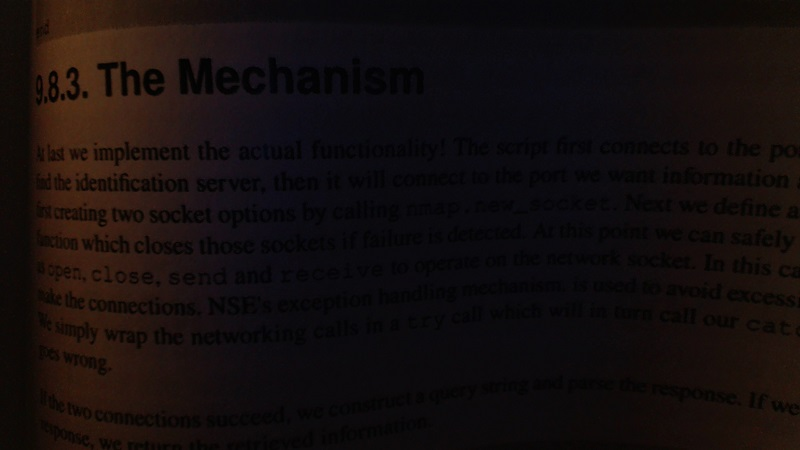
#> input picture figures/bookpage.jpg, 800 x 450 px
$ jupyter execute 8-morphological-transformation.ipynb   (text cells are left out)
#> lines starting #> are read from the running program, lines starting #| are printed output that depends on the picture; after the words box and inside, x2 and y2 are one past the last pixel; in counts of white or black regions, pixels touching at a corner belong together
[cell 1]
import cv2
import numpy as np

[cell 2]
bookread = cv2.imread('figures/bookpage.jpg')
#> bookread is the input picture: shape (450, 800, 3); mean B, G, R 13.4, 13.6, 20.3

[cell 3]
grayscaled = cv2.cvtColor(bookread, cv2.COLOR_BGR2GRAY)
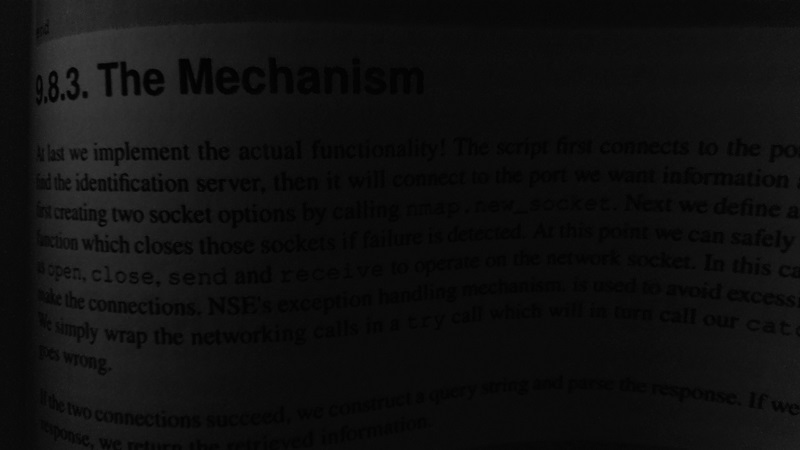
#> grayscaled: shape (450, 800); min 0, max 64, mean 15.6

[cell 4]
gauss = cv2.adaptiveThreshold(grayscaled, 255, cv2.ADAPTIVE_THRESH_GAUSSIAN_C, cv2.THRESH_BINARY, 115, 1)
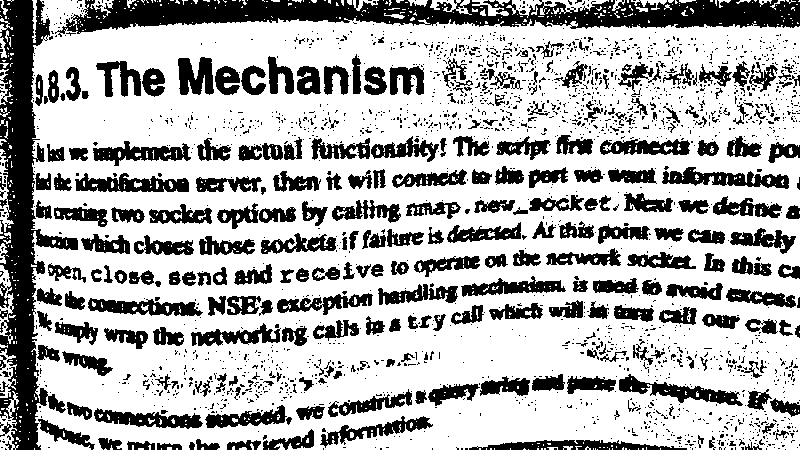
#> gauss: shape (450, 800); 69.3% white; 2145 black regions (1865 under 20 px), largest, box (x1, y1, x2, y2) and area: (55, 0, 800, 37) 14872, (0, 0, 78, 450) 13658, (662, 167, 789, 189) 1363

[cell 5]
gauss_inv = cv2.bitwise_not(gauss)

[cell 6]
cv2.namedWindow('bookread', cv2.WINDOW_NORMAL)
cv2.namedWindow('bookread_grayscaled', cv2.WINDOW_NORMAL)
cv2.namedWindow('bookread_gauss', cv2.WINDOW_NORMAL)
cv2.namedWindow('bookread_gauss_inv', cv2.WINDOW_NORMAL)
cv2.imshow('bookread', bookread)
cv2.imshow('bookread_grayscaled', grayscaled)
cv2.imshow('bookread_gauss', gauss)
cv2.imshow('bookread_gauss_inv', gauss_inv)
cv2.waitKey(0)
cv2.destroyAllWindows()

[cell 7]
kernel = np.ones((2, 2), np.uint8)
print(kernel)

[cell 8]
roi = gauss_inv[0:4, 0:4]
#> roi = [[0, 0, 0, 255], [255, 255, 0, 0], [255, 255, 0, 0], [255, 255, 0, 0]]
print(roi)
#| [[  0   0   0 255]
#|  [255 255   0   0]
#|  [255 255   0   0]
#|  [255 255   0   0]]

[cell 9]
erosion = cv2.erode(roi, kernel, iterations=1)
#> erosion = [[0, 0, 0, 0], [0, 0, 0, 0], [255, 255, 0, 0], [255, 255, 0, 0]]
print(erosion)
#| [[  0   0   0   0]
#|  [  0   0   0   0]
#|  [255 255   0   0]
#|  [255 255   0   0]]

[cell 10]
erosion = cv2.erode(gauss_inv, kernel, iterations=1)
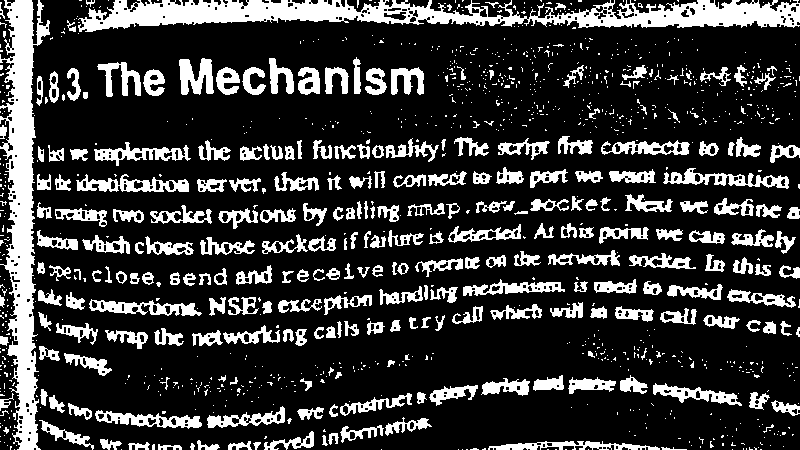
#> erosion: shape (450, 800); 21.7% white; 1140 white regions (885 under 20 px), largest, box (x1, y1, x2, y2) and area: (78, 0, 800, 32) 12079, (0, 0, 50, 450) 10094, (663, 168, 789, 189) 1009

[cell 11]
erosion = cv2.bitwise_not(erosion)

[cell 12]
cv2.imshow('original_image', bookread)
cv2.imshow('gaussian', gauss)
cv2.imshow('eroded', erosion)
cv2.waitKey(0)
cv2.destroyAllWindows()

[cell 13]
dilation = cv2.dilate(gauss_inv, kernel, iterations=1)
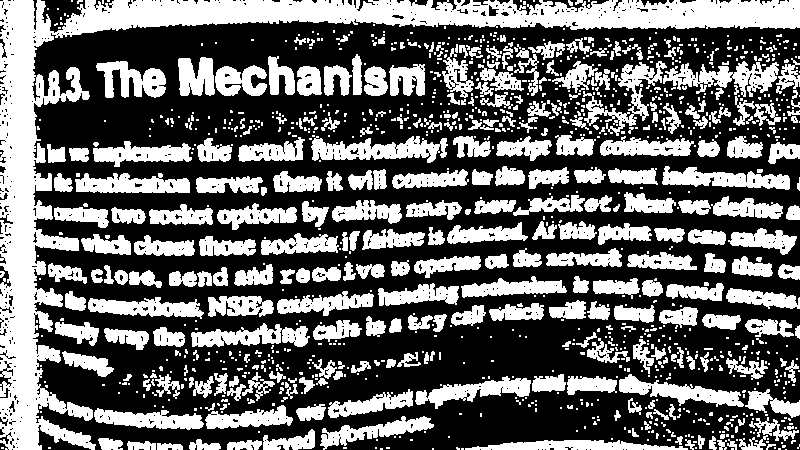
#> dilation: shape (450, 800); 40.6% white; 1156 white regions (837 under 20 px), largest, box (x1, y1, x2, y2) and area: (0, 0, 800, 450) 37628, (311, 136, 448, 163) 2074, (663, 61, 779, 97) 1917

[cell 14]
dilation = cv2.bitwise_not(dilation)

[cell 15]
cv2.imshow('original_image', bookread)
cv2.imshow('gaussian', gauss)
cv2.imshow('eroded', erosion)
cv2.imshow('dilated', dilation)
cv2.imshow
cv2.waitKey(0)
cv2.destroyAllWindows()

[cell 16]
opening = cv2.morphologyEx(gauss_inv, cv2.MORPH_OPEN, kernel)
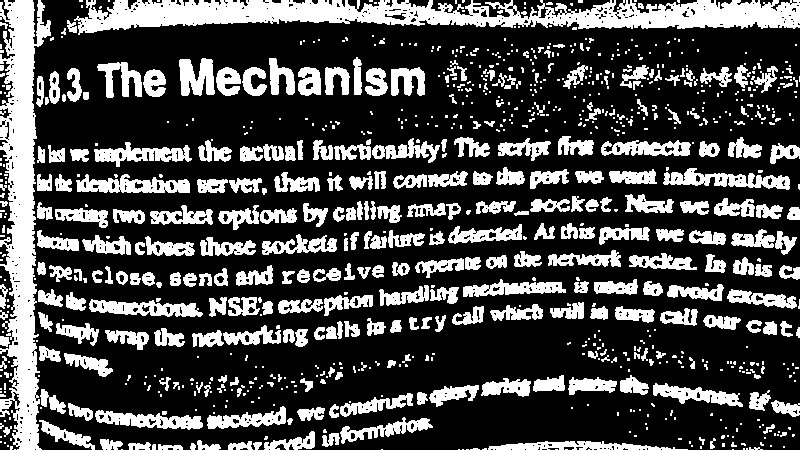
#> opening: shape (450, 800); 28.8% white; 899 white regions (591 under 20 px), largest, box (x1, y1, x2, y2) and area: (74, 0, 800, 35) 14568, (0, 0, 51, 450) 11989, (663, 168, 790, 190) 1343

[cell 17]
opening = cv2.bitwise_not(opening)

[cell 18]
cv2.imshow('original_image', bookread)
cv2.imshow('gaussian', gauss)
cv2.imshow('eroded', erosion)
cv2.imshow('dilated', dilation)
cv2.imshow('opening', opening)
cv2.imshow
cv2.waitKey(0)
cv2.destroyAllWindows()

[cell 19]
closing = cv2.morphologyEx(gauss_inv, cv2.MORPH_CLOSE, kernel)
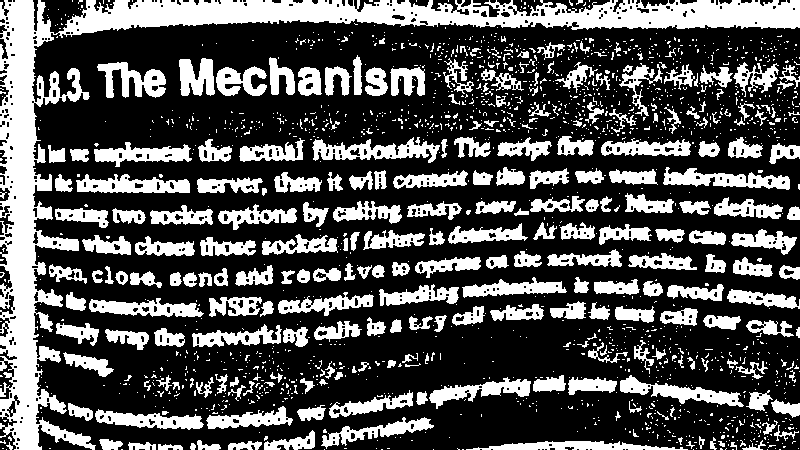
#> closing: shape (450, 800); 32.2% white; 1697 white regions (1437 under 20 px), largest, box (x1, y1, x2, y2) and area: (0, 0, 800, 450) 33274, (312, 137, 440, 163) 1579, (663, 167, 790, 190) 1451

[cell 20]
closing = cv2.bitwise_not(closing)

[cell 21]
cv2.imshow('original_image', bookread)
cv2.imshow('gaussian', gauss)
cv2.imshow('eroded', erosion)
cv2.imshow('dilated', dilation)
cv2.imshow('opening', opening)
cv2.imshow('closing', closing)
cv2.imshow
cv2.waitKey(0)
cv2.destroyAllWindows()

[cell 22]
gradient = cv2.morphologyEx(gauss_inv, cv2.MORPH_GRADIENT, kernel)
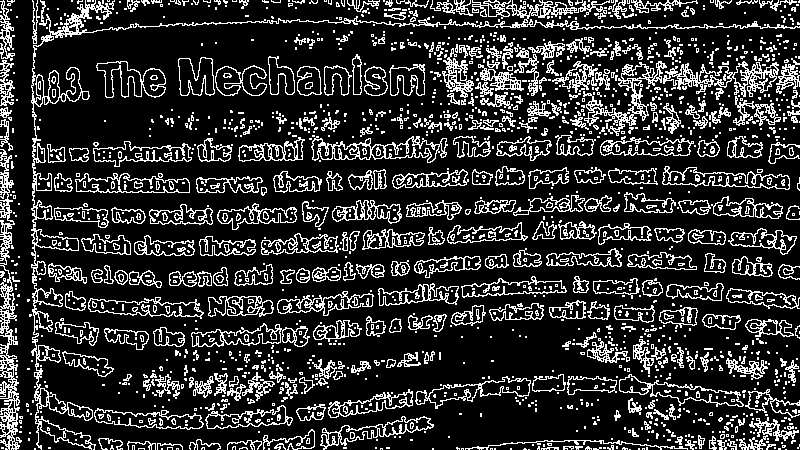
#> gradient: shape (450, 800); 18.9% white in thin lines or dots

[cell 23]
gradient = cv2.bitwise_not(gradient)
#> gradient: shape (450, 800); 81.1% white; black in thin lines or dots

[cell 24]
cv2.imshow('original_image', bookread)
cv2.imshow('gaussian', gauss)
cv2.imshow('eroded', erosion)
cv2.imshow('dilated', dilation)
cv2.imshow('opening', opening)
cv2.imshow('closing', closing)
cv2.imshow('morphological_gradient', gradient)
cv2.imshow
cv2.waitKey(0)
cv2.destroyAllWindows()

[cell 25]
cap = cv2.VideoCapture(0)

while True:

    # take each frame
    _, frame = cap.read()
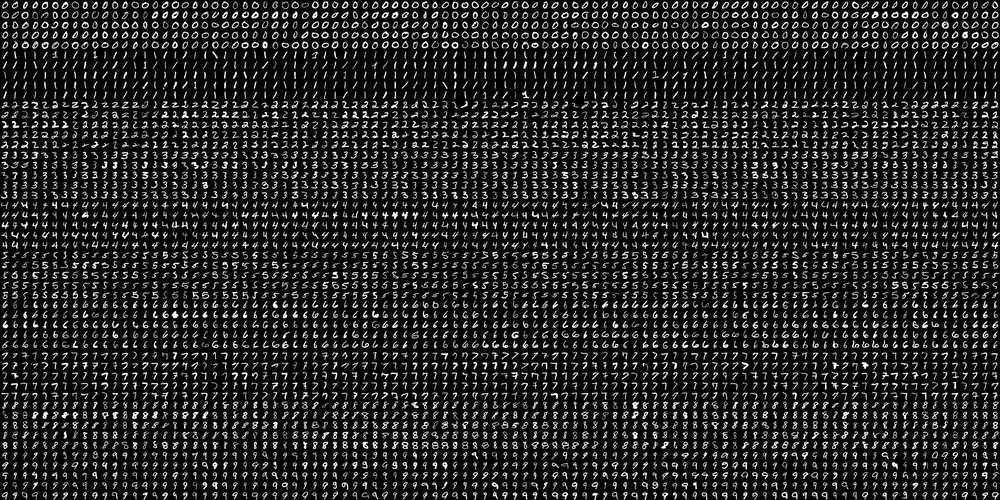
#> input picture datasets/digits.png, 1000 x 500 px, shrunk from 2000 x 1000 before the run, given in place of the camera
#> frame is the input picture: shape (500, 1000, 3); min 0, max 255, mean 36.1

    # convert BGR to HSV
    hsv = cv2.cvtColor(frame, cv2.COLOR_BGR2HSV)
#> hsv: shape (500, 1000, 3); mean H, S, V 0, 0, 36.1

    # define the range of blue color in HSV
    lower_blue = np.array([110, 50, 50])
    upper_blue = np.array([130, 255, 255])

    # threshold the HSV image to get only blue colors
    mask = cv2.inRange(hsv, lower_blue, upper_blue)
#> mask: shape (500, 1000); every value is 0

    # bitwise-and the mask and the original image
    res = cv2.bitwise_and(frame, frame, mask=mask)
#> res: shape (500, 1000, 3); every value is 0

    kernel = np.ones((5, 5), np.uint8)
    erosion = cv2.erode(mask, kernel, iterations=1)
    dilation = cv2.dilate(mask, kernel, iterations=1)
    opening = cv2.morphologyEx(mask, cv2.MORPH_OPEN, kernel)
    closing = cv2.morphologyEx(mask, cv2.MORPH_CLOSE, kernel)

    cv2.imshow('frame', frame)
    cv2.imshow('mask', mask)
    cv2.imshow('res', res)
    cv2.imshow('eroded_mask', erosion)
    cv2.imshow('dilated_mask', dilation)
    cv2.imshow('opening', opening)
    cv2.imshow('closing', closing)

    k = cv2.waitKey(5)
#> (key Esc is pressed here)

    if k == 27:
        cap.release()
        break

cv2.destroyAllWindows()
